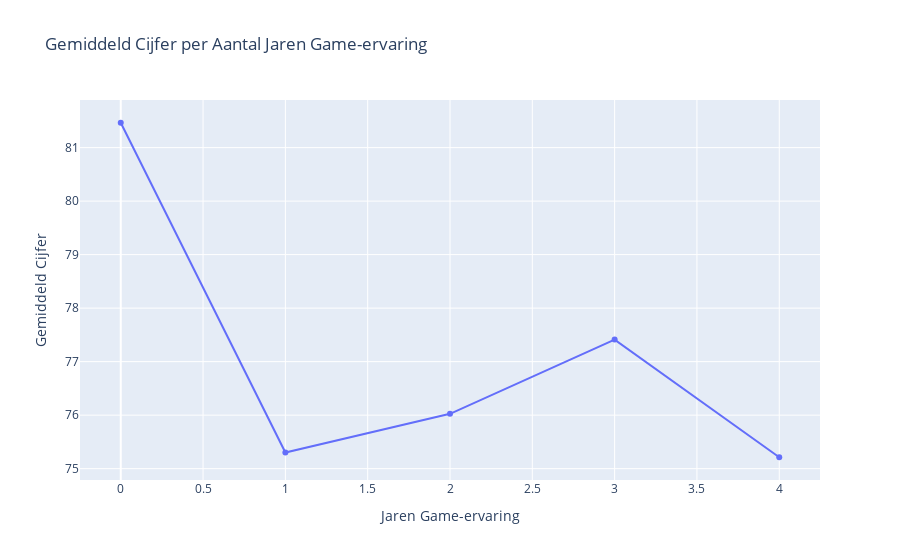

Notebook source saved alongside this figure:
### Code cell
import pandas as pd
import plotly.express as px

# Dataset laden
df3 = pd.read_csv("gameandgrade.csv")

# Converteer naar numeriek
df3["Playing Years"] = pd.to_numeric(df3["Playing Years"], errors="coerce")
df3["Grade"] = pd.to_numeric(df3["Grade"], errors="coerce")

# Verwijder rijen met missende waarden
df3_clean = df3.dropna(subset=["Playing Years", "Grade"])

# Bereken gemiddeld cijfer per aantal jaren ervaring
avg_grade_by_years = df3_clean.groupby("Playing Years")["Grade"].mean().reset_index()

# Visualiseer
fig = px.line(
    avg_grade_by_years,
    x="Playing Years",
    y="Grade",
    markers=True,
    title="Gemiddeld Cijfer per Aantal Jaren Game-ervaring",
    labels={
        "Playing Years": "Jaren Game-ervaring",
        "Grade": "Gemiddeld Cijfer"
    }
)

fig.show()

### Figure 1 — Plotly figure (JSON) as saved in the notebook; plotly's stock layout.template omitted (floating-point values rounded to 4 significant figures)
{"data": [{"hovertemplate": "Jaren Game-ervaring=%{x}<br>Gemiddeld Cijfer=%{y}<extra></extra>", "legendgroup": "", "line": {"color": "#636efa", "dash": "solid"}, "marker": {"symbol": "circle"}, "mode": "lines+markers", "name": "", "orientation": "v", "showlegend": false, "type": "scatter", "x": [0, 1, 2, 3, 4], "xaxis": "x", "y": [81.46, 75.3, 76.03, 77.41, 75.21], "yaxis": "y"}], "layout": {"autosize": true, "legend": {"tracegroupgap": 0}, "title": {"text": "Gemiddeld Cijfer per Aantal Jaren Game-ervaring"}, "xaxis": {"anchor": "y", "autorange": true, "domain": [0, 1], "range": [-0.242, 4.242], "title": {"text": "Jaren Game-ervaring"}, "type": "linear"}, "yaxis": {"anchor": "x", "autorange": true, "domain": [0, 1], "range": [74.7, 81.98], "title": {"text": "Gemiddeld Cijfer"}, "type": "linear"}}}
